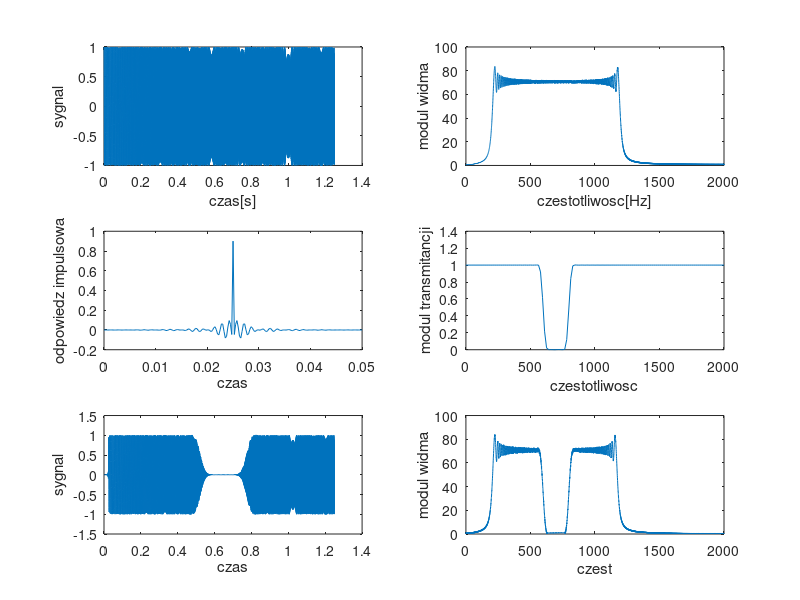

MATLAB code for this plot:
clear all;
close all;

N=5000;
fp=4000;
t=(0:N-1)*1/fp;
x=chirp(t,200,(N-1)/fp,1200);

figure(1);
subplot(321);
plot(t,x);
xlabel('czas[s]');
ylabel('sygnal');

Nf=2^nextpow2(N);
N21=Nf/2+1;
v=fft(x,Nf);
w=abs(v);
f=linspace(0,fp/2,N21);
subplot(322);
plot(f,w(1:N21));
xlabel('czestotliwosc[Hz]');
ylabel('modul widma');

M=201;
fg=[600,800];
fgu=fg/(fp/2);
h=fir1(M-1,fgu,'stop');
th=(0:M-1)*1/fp;
subplot(323);
plot(th,h);
xlabel('czas');
ylabel('odpowiedz impulsowa');

Nfh=256;
N21h=Nfh/2+1;
fh=linspace(0,fp/2,N21h);
vh=fft(h,Nfh);
wh=abs(vh);
subplot(324);
plot(fh,wh(1:N21h));
xlabel('czestotliwosc');
ylabel('modul transmitancji');

y=filter(h,1,x);
subplot(325);
plot(t,y);
xlabel('czas');
ylabel('sygnal');

vy=fft(y,Nf);
wy=abs(vy);
subplot(326);
plot(f,wy(1:N21));
xlabel('czest');
ylabel('modul widma');






